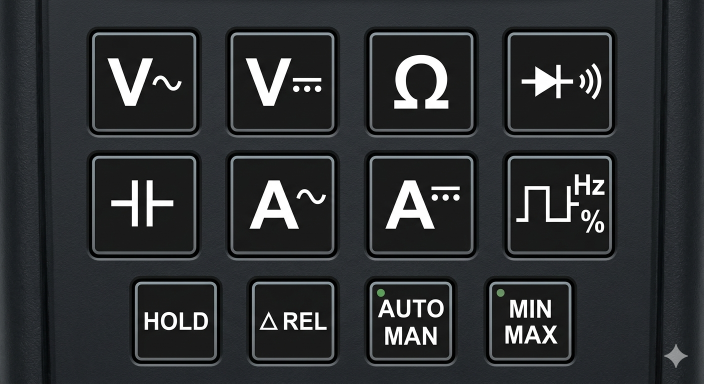
#> input picture multimeter_sheet.png, 1408 x 768 px, found by its file name (shown at 1/2 size)
$ python extract_multimeter_icons.py
#> lines starting #> are read from the running program, lines starting #| are printed output that depends on the picture
#!/usr/bin/env python3
"""
Crop icons from multimeter sprite sheets.

Default cell size is **48×48** (e.g. Nano Banana output). PNGs are saved at that resolution;
the GUI scales them down (~24×24 in the icon frames) so they stay sharp.

Older 24×24 sheets: pass ``--width 24 --height 24``.

Sheet 1 — **legacy** multimeter_sheet.png (2×4, 48px cells): mode glyphs → ICONS/<mode_id>.png.

Sheet 1 — **OWON panel** multimeter_sheet.png (3×4): twelve front-panel keys; row 0–1 map to modes;
  row 2 (HOLD / REL / AUTO·MAN / MIN·MAX) is skipped. The diode+continuity key saves to both
  ``diode.png`` and ``continuity.png``.

Sheet 2 — **legacy** multimeter_sheet2.png (4×5): ranges with blank cells.

Sheet 2 — **OWON panel** multimeter_sheet_2.png / multimeter_sheet2.png (3×5): fifteen range/unit
  icons (no blank cells) → same ``ICONS/<stem>.png`` names as the legacy sheet2 mapping.

Icon Grid Reference (sheet2, row-major, 5 columns)
  Column 1          Column 2           Column 3        Column 4        Column 5
  mA (Milliamps)    mA (Milliamps)     (unused)        (unused)        (unused)
  µA (Microamps)    10A (High curr.)   kV (Kilovolts)  (unused)        (unused)
  mV (Millivolts)   V (Volts)          kV (Kilovolts)  k (Kilohms)     M (Megaohms)
  Ω (Ohms)          k (Kilohms)        AUTO            MAN (Manual)    HOLD (Data hold)

Unused cells in the PNG are still cropped but no file is written (None in mapping).

Optional: ``--save-width`` / ``--save-height`` resize each crop with LANCZOS before save
(e.g. ``--save-width 24 --save-height 24`` for smaller files on disk).

If saved icons show a **sliver of the next cell**, re-extract with ``--inset 2`` (or 1–3) and/or
``--margin L T R B`` to drop sheet bezel. Grid splits use **integer** column/row boundaries
(no ``round()`` drift). For legacy 2×4 / 4×5 sheets whose PNG size is not an exact multiple of
the nominal cell size, try ``--auto-cell``.

Requires: Pillow (listed in requirements.txt; install only with this repo’s .venv interpreter).
"""

from __future__ import annotations

import argparse
import os
import sys
from pathlib import Path

try:
    from PIL import Image
except ImportError:
    _repo = Path(__file__).resolve().parents[1]
    _venv_py = _repo / ".venv" / ("Scripts/python.exe" if os.name == "nt" else "bin/python3")
    print(
        f"Install dependencies with this repo’s .venv only, e.g.:\n"
        f"  {_venv_py} -m pip install -r {_repo / 'requirements.txt'}",
        file=sys.stderr,
    )
    raise SystemExit(1) from None

# 2 rows × 4 columns, left-to-right then top-to-bottom.
# Each tuple: function id(s) used as filename stem(s) → ICONS/<id>.png
SHEET1_CELLS: list[tuple[str, ...]] = [
    ("ac_volts",),
    ("dc_volts",),
    ("ohms",),
    ("continuity",),
    ("diode",),
    ("capacitance",),
    ("dc_current", "ac_current"),
    ("frequency",),
]

FUNCTIONS_NOT_ON_SHEET1 = ("temperature",)

# 4 rows × 5 columns — same order as “Icon Grid Reference” above.
# None = skip writing (blank cell in sheet).
SHEET2_CELL_IDS: list[str | None] = [
    "range_ma",
    "range_ma_2",
    None,
    None,
    None,
    "range_ua",
    "range_10a",
    "range_kv",
    None,
    None,
    "range_mv",
    "range_v",
    "range_kv_2",
    "range_kohm",
    "range_mohm",
    "range_ohms",
    "range_kohm_2",
    "range_auto",
    "range_manual",
    "range_hold",
]

SHEET2_ROWS = 4
SHEET2_COLS = 5

# OWON-style 3×4 mode sheet (row-major). None = skip cell (e.g. bottom function row).
SHEET1_CELLS_3X4: list[tuple[str, ...] | None] = [
    ("ac_volts",),
    ("dc_volts",),
    ("ohms",),
    ("diode", "continuity"),
    ("capacitance",),
    ("ac_current",),
    ("dc_current",),
    ("frequency",),
    None,
    None,
    None,
    None,
]

# OWON-style 3×5 range sheet (row-major) — matches SHEET2 stems without blank slots.
SHEET2_IDS_3X5: tuple[str, ...] = (
    "range_ma",
    "range_ma_2",
    "range_ua",
    "range_10a",
    "range_kv",
    "range_mv",
    "range_v",
    "range_kv_2",
    "range_kohm",
    "range_mohm",
    "range_ohms",
    "range_kohm_2",
    "range_auto",
    "range_manual",
    "range_hold",
)

# Sprite cell size in the PNG (Nano Banana default); UI scales down for display.
DEFAULT_ICON_CELL = 48


def _grid_crop_boxes(img_w: int, img_h: int, cols: int, rows: int) -> list[tuple[int, int, int, int]]:
    """
    Pixel boxes (left, top, right, bottom) partitioning the image into a cols×rows grid.

    Uses integer division so column/row boundaries never drift (``round()`` on some widths
    can skew cells and pull in a strip of the neighbour icon — especially on OWON panel caps).
    """
    boxes: list[tuple[int, int, int, int]] = []
    for r in range(rows):
        for c in range(cols):
            left = c * img_w // cols
            right = (c + 1) * img_w // cols
            top = r * img_h // rows
            bottom = (r + 1) * img_h // rows
            boxes.append((left, top, right, bottom))
    return boxes


def _inset_box(box: tuple[int, int, int, int], inset: int) -> tuple[int, int, int, int]:
    """Shrink (l,t,r,b) by ``inset`` pixels on each side; no-op if inset <= 0 or would invert."""
    if inset <= 0:
        return box
    l, t, r, b = box
    l2, t2, r2, b2 = l + inset, t + inset, r - inset, b - inset
    if r2 <= l2 or b2 <= t2:
        return box
    return (l2, t2, r2, b2)


def _crop_sheet_margins(sheet: Image.Image, left: int, top: int, right: int, bottom: int) -> Image.Image:
    """Remove L/T/R/B margin pixels before grid split (sheet includes bezel / padding)."""
    if left <= 0 and top <= 0 and right <= 0 and bottom <= 0:
        return sheet
    w, h = sheet.size
    box = (left, top, w - right, h - bottom)
    if box[2] <= box[0] or box[3] <= box[1]:
        return sheet
    return sheet.crop(box)


def _maybe_resize(img: Image.Image, save_w: int | None, save_h: int | None) -> Image.Image:
    if save_w is None or save_h is None:
        return img
    if img.size == (save_w, save_h):
        return img
    return img.resize((save_w, save_h), Image.Resampling.LANCZOS)


def _paired_save_dims(sw: int | None, sh: int | None) -> tuple[int | None, int | None]:
    if sw is not None and sh is None:
        return sw, sw
    if sh is not None and sw is None:
        return sh, sh
    return sw, sh


def find_sheet(names: tuple[str, ...]) -> Path | None:
    """Look in cwd and parent (works from repo root or tools/)."""
    for base in (Path.cwd(), Path.cwd().parent):
        for name in names:
            p = base / name
            if p.is_file():
                return p
    return None


# [90 lines left out: functions extract_sheet1, extract_sheet2, not called in this run]


def extract_sheet1_3x4(
    sheet_path: Path,
    output_dir: Path,
    save_w: int | None = None,
    save_h: int | None = None,
    *,
    cell_inset: int = 0,
    margin_ltrb: tuple[int, int, int, int] = (0, 0, 0, 0),
) -> int:
    """3×4 panel photo/sprite (e.g. 1408×768): eight mode icons + four skipped bottom keys."""
    output_dir.mkdir(parents=True, exist_ok=True)
    sheet = Image.open(sheet_path)
    sheet = _crop_sheet_margins(sheet, *margin_ltrb)
    w, h = sheet.size
    cols, rows = 4, 3
    boxes = [_inset_box(b, cell_inset) for b in _grid_crop_boxes(w, h, cols, rows)]
    if len(boxes) != len(SHEET1_CELLS_3X4):
        raise RuntimeError("internal: box count mismatch")

    n = 0
    for i, stems in enumerate(SHEET1_CELLS_3X4):
        if stems is None:
            continue
        icon = _maybe_resize(sheet.crop(boxes[i]), save_w, save_h)
        for stem in stems:
            out = output_dir / f"{stem}.png"
            icon.save(out)
            print(f"Saved {out}")
            n += 1
    return n


# [27 lines left out: function extract_sheet2_3x5, not called in this run]


def main() -> int:
    parser = argparse.ArgumentParser(description="Extract multimeter icons from sprite sheets.")
    parser.add_argument(
        "sheet",
        type=Path,
        nargs="?",
        default=None,
        help="Path to sheet PNG (optional if multimeter_sheet.png is in cwd)",
    )
    parser.add_argument(
        "-o",
        "--output",
        type=Path,
        default=Path("ICONS"),
        help="Output directory (default: ./ICONS)",
    )
    parser.add_argument(
        "--layout",
        choices=("sheet1", "sheet2", "sheet1_3x4", "sheet2_3x5", "auto"),
        default="auto",
        help=(
            "sheet1 = 2×4 modes; sheet2 = 4×5 ranges; sheet1_3x4 / sheet2_3x5 = OWON 1408×768-style grids; "
            "auto = infer from filename and image size"
        ),
    )
    parser.add_argument(
        "--width",
        type=int,
        default=DEFAULT_ICON_CELL,
        help=f"Cell width in the sprite sheet (default: {DEFAULT_ICON_CELL})",
    )
    parser.add_argument(
        "--height",
        type=int,
        default=DEFAULT_ICON_CELL,
        help=f"Cell height in the sprite sheet (default: {DEFAULT_ICON_CELL})",
    )
    parser.add_argument(
        "--save-width",
        type=int,
        default=None,
        metavar="PX",
        help="Optional: resize saved PNG to this width (LANCZOS), e.g. 24",
    )
    parser.add_argument(
        "--save-height",
        type=int,
        default=None,
        metavar="PX",
        help="Optional: resize saved PNG to this height (LANCZOS), e.g. 24",
    )
    parser.add_argument(
        "--inset",
        type=int,
        default=0,
        metavar="PX",
        help="Shrink each cell crop by PX on every side (drops neighbour bleed / gutters). Try 1–3 for tight sheets.",
    )
    parser.add_argument(
        "--margin",
        type=int,
        nargs=4,
        metavar=("L", "T", "R", "B"),
        default=None,
        help="Crop L,T,R,B pixels off the sheet before splitting (bezel / uneven border). Example: --margin 8 8 8 8",
    )
    parser.add_argument(
        "--auto-cell",
        action="store_true",
        help="For sheet1/sheet2 fixed grids: set cell size to image_size//cols_rows (ignore --width/--height).",
    )
    args = parser.parse_args()

    sheet_path = args.sheet
    if sheet_path is None:
        sheet_path = find_sheet(
            (
                "multimeter_sheet.png",
                "multimeter_sheet_2.png",
                "multimeter_sheet2.png",
            )
        )
        if sheet_path is None:
            print(
                "No sheet found. Place multimeter_sheet.png (and multimeter_sheet_2.png) in the repo root,\n"
                "or pass the path explicitly:\n"
                "  python tools/extract_multimeter_icons.py multimeter_sheet.png --layout sheet1_3x4\n"
                "  python tools/extract_multimeter_icons.py multimeter_sheet_2.png --layout sheet2_3x5",
                file=sys.stderr,
            )
            return 1
    else:
        sheet_path = sheet_path.resolve()
        if not sheet_path.is_file():
            print(f"Not found: {sheet_path}", file=sys.stderr)
            return 1

    layout = args.layout
    if layout == "auto":
        low = sheet_path.name.lower()
        if "sheet_2" in low or "sheet2" in low:
            layout = "sheet2_3x5"
        else:
            try:
                probe = Image.open(sheet_path)
#> probe is the input picture: PIL image 1408x768 RGBA; mean R, G, B, A 47.1, 49.7, 51.7, 255
                pw, ph = probe.size
#> pw = 1408; ph = 768
                probe.close()
            except OSError:
                pw, ph = (0, 0)
            # Large OWON panel captures (e.g. 1408×768) use 3×4 mode grid; legacy Nano sheets stay small.
            layout = "sheet1_3x4" if pw >= 400 and ph >= 400 else "sheet1"
#> layout = 'sheet1_3x4'

    out = args.output.resolve()
    sw, sh = _paired_save_dims(args.save_width, args.save_height)
    margin_ltrb: tuple[int, int, int, int] = (
        tuple(args.margin) if args.margin is not None else (0, 0, 0, 0)
    )
    inset = max(0, int(args.inset))
    auto_cell = bool(args.auto_cell)

    if layout == "sheet2":
        n = extract_sheet2(
            sheet_path,
            out,
            args.width,
            args.height,
            sw,
            sh,
            auto_cell=auto_cell,
            cell_inset=inset,
            margin_ltrb=margin_ltrb,
        )
        print(f"Extracted {n} sheet2 icon file(s) into {out}")
    elif layout == "sheet2_3x5":
        n = extract_sheet2_3x5(
            sheet_path, out, sw, sh, cell_inset=inset, margin_ltrb=margin_ltrb
        )
        print(f"Extracted {n} sheet2 (3×5) icon file(s) into {out}")
    elif layout == "sheet1_3x4":
        n = extract_sheet1_3x4(
            sheet_path, out, sw, sh, cell_inset=inset, margin_ltrb=margin_ltrb
        )
#> the loop in extract_sheet1_3x4, `for i, stems in enumerate(SHEET1_CELLS_3X4):` made 12 passes
#> pass 1, in extract_sheet1_3x4, `icon = _maybe_resize(sheet.crop(boxes[i]), save_w, save_h)`:
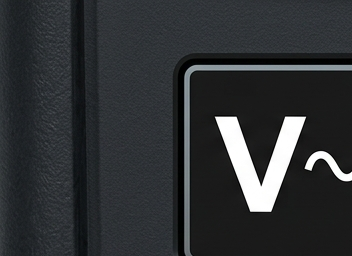
#> icon: PIL image 352x256 RGBA; mean R, G, B, A 47.8, 50.5, 52.8, 255
#> pass 2, in extract_sheet1_3x4, `icon = _maybe_resize(sheet.crop(boxes[i]), save_w, save_h)`:
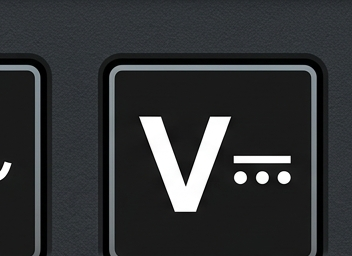
#> icon: PIL image 352x256 RGBA; mean R, G, B, A 49.2, 51.3, 53, 255
#> pass 3, in extract_sheet1_3x4, `icon = _maybe_resize(sheet.crop(boxes[i]), save_w, save_h)`:
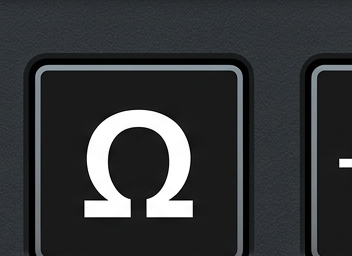
#> icon: PIL image 352x256 RGBA; mean R, G, B, A 52.3, 54.5, 56.2, 255
#> after the loop in extract_sheet1_3x4, `for i, stems in enumerate(SHEET1_CELLS_3X4):`:
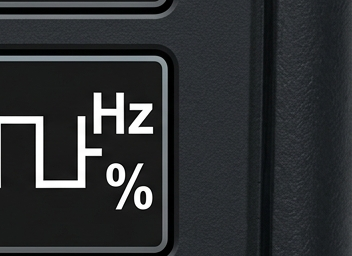
#> icon: PIL image 352x256 RGBA; mean R, G, B, A 45.4, 48, 50, 255
#> after the loop in extract_sheet1_3x4, `for i, stems in enumerate(SHEET1_CELLS_3X4):`: n = 9
#> n = 9
        print(f"Extracted {n} sheet1 (3×4) icon file(s) into {out}")
#| Extracted 9 sheet1 (3×4) icon file(s) into tools/ICONS
        if FUNCTIONS_NOT_ON_SHEET1:
            print(
                "Note: add manually if needed: "
                + ", ".join(f"ICONS/{name}.png" for name in FUNCTIONS_NOT_ON_SHEET1),
            )
    else:
        n = extract_sheet1(
            sheet_path,
            out,
            args.width,
            args.height,
            sw,
            sh,
            auto_cell=auto_cell,
            cell_inset=inset,
            margin_ltrb=margin_ltrb,
        )
        print(f"Extracted {n} sheet1 icon file(s) into {out}")
        if FUNCTIONS_NOT_ON_SHEET1:
            print(
                "Note: not on this 8-cell sheet — add manually if needed: "
                + ", ".join(f"ICONS/{name}.png" for name in FUNCTIONS_NOT_ON_SHEET1),
            )
    print("Optional — Qt resources for PyInstaller: python tools/build_icons_rc.py")
    return 0


if __name__ == "__main__":
    raise SystemExit(main())
#> (the program exits here)
